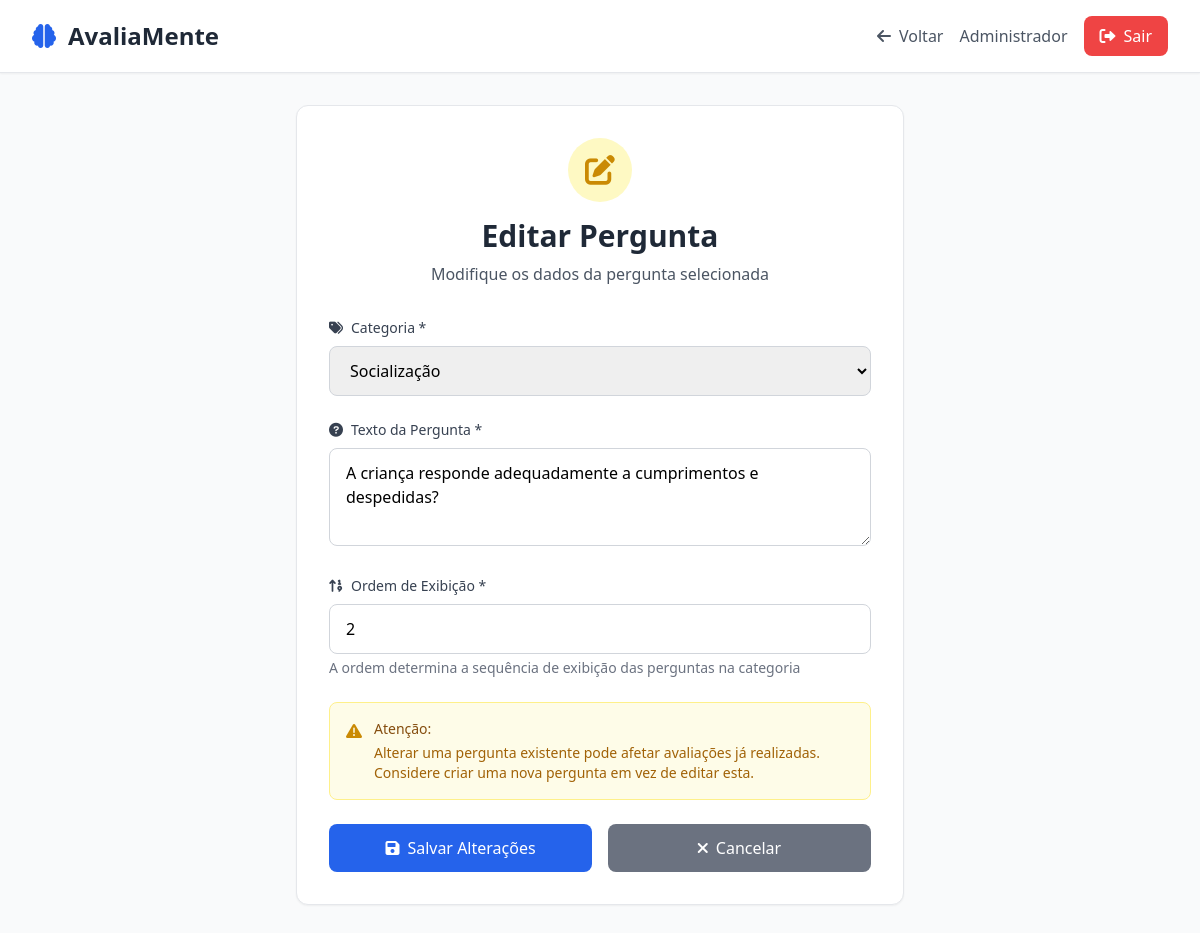
Screenshot of /editar_pergunta.php?id=2 (signed in) with the database file from the repository.
### tables this page shows
CREATE TABLE perguntas (
    id INT AUTO_INCREMENT PRIMARY KEY,
    categoria_id INT NOT NULL,
    texto_pergunta TEXT NOT NULL,
    ordem INT DEFAULT 0,
    ativo BOOLEAN DEFAULT TRUE,
    FOREIGN KEY (categoria_id) REFERENCES categorias(id)
);

CREATE TABLE categorias (
    id INT AUTO_INCREMENT PRIMARY KEY,
    formulario_id INT NOT NULL,
    nome_categoria VARCHAR(100) NOT NULL,
    ordem INT DEFAULT 0,
    FOREIGN KEY (formulario_id) REFERENCES formularios(id)
);

### editar_pergunta.php (the view, shortened to what this page needs)
<?php
$database = new Database();
$pdo = $database->getConnection();
$pergunta_id = $_GET['id'] ?? 0;
$stmt = $pdo->prepare("
    SELECT p.*, c.nome_categoria
    FROM perguntas p
    JOIN categorias c ON p.categoria_id = c.id
    WHERE p.id = ? AND p.ativo = 1
");
$stmt->execute([$pergunta_id]);
$pergunta = $stmt->fetch(PDO::FETCH_ASSOC);
$stmt = $pdo->prepare("SELECT * FROM categorias ORDER BY ordem");
$stmt->execute();
$categorias = $stmt->fetchAll(PDO::FETCH_ASSOC);
?>
<!DOCTYPE html>
<html lang="pt-BR">
<head>
    <script src="https://cdn.tailwindcss.com"></script>
    <link href="https://cdnjs.cloudflare.com/ajax/libs/font-awesome/6.0.0/css/all.min.css" rel="stylesheet">
</head>
<body class="bg-gray-50 min-h-screen">
    <header class="bg-white shadow-sm border-b">
        <div class="max-w-7xl mx-auto px-4 sm:px-6 lg:px-8">
            <div class="flex justify-between items-center py-4">
                <div class="flex items-center">
                    <i class="fas fa-brain text-2xl text-blue-600 mr-3"></i>
                    <h1 class="text-2xl font-bold text-gray-800">AvaliaMente</h1>
                </div>
                <div class="flex items-center space-x-4">
                    <a href="gerenciar_perguntas.php" class="text-gray-600 hover:text-gray-800">
                        <i class="fas fa-arrow-left mr-2"></i>Voltar
                    </a>
                    <span class="text-gray-600"><?php echo htmlspecialchars($_SESSION['user_name']); ?></span>
                    <a href="logout.php" class="bg-red-500 text-white px-4 py-2 rounded-lg hover:bg-red-600 transition duration-200">
                        <i class="fas fa-sign-out-alt mr-2"></i>Sair
                    </a>
                </div>
            </div>
        </div>
    </header>
    <div class="max-w-2xl mx-auto px-4 sm:px-6 lg:px-8 py-8">
        <div class="bg-white rounded-xl shadow-sm p-8 border border-gray-200">
            <div class="text-center mb-8">
                <div class="inline-flex items-center justify-center w-16 h-16 bg-yellow-100 rounded-full mb-4">
                    <i class="fas fa-edit text-3xl text-yellow-600"></i>
                </div>
                <h2 class="text-3xl font-bold text-gray-800 mb-2">Editar Pergunta</h2>
                <p class="text-gray-600">Modifique os dados da pergunta selecionada</p>
            </div>
            <form method="POST" class="space-y-6">
                <div>
                    <label for="categoria_id" class="block text-sm font-medium text-gray-700 mb-2">
                        <i class="fas fa-tags mr-2"></i>Categoria *
                    </label>
                    <select id="categoria_id" name="categoria_id" required
                            class="w-full px-4 py-3 border border-gray-300 rounded-lg focus:ring-2 focus:ring-blue-500 focus:border-transparent transition duration-200">
                        <?php foreach ($categorias as $categoria): ?>
                            <option value="<?php echo $categoria['id']; ?>"
                                    <?php echo ($pergunta['categoria_id'] == $categoria['id']) ? 'selected' : ''; ?>>
                                <?php echo htmlspecialchars($categoria['nome_categoria']); ?>
                            </option>
                        <?php endforeach; ?>
                    </select>
                </div>
                <div>
                    <label for="texto_pergunta" class="block text-sm font-medium text-gray-700 mb-2">
                        <i class="fas fa-question-circle mr-2"></i>Texto da Pergunta *
                    </label>
                    <textarea id="texto_pergunta" name="texto_pergunta" required rows="3"
                              class="w-full px-4 py-3 border border-gray-300 rounded-lg focus:ring-2 focus:ring-blue-500 focus:border-transparent transition duration-200"
                              placeholder="Digite a pergunta que será apresentada durante a avaliação"><?php echo htmlspecialchars($pergunta['texto_pergunta']); ?></textarea>
                </div>
                <div>
                    <label for="ordem" class="block text-sm font-medium text-gray-700 mb-2">
                        <i class="fas fa-sort-numeric-up mr-2"></i>Ordem de Exibição *
                    </label>
                    <input type="number" id="ordem" name="ordem" required min="1"
                           value="<?php echo htmlspecialchars($pergunta['ordem']); ?>"
                           class="w-full px-4 py-3 border border-gray-300 rounded-lg focus:ring-2 focus:ring-blue-500 focus:border-transparent transition duration-200">
                    <p class="text-sm text-gray-500 mt-1">
                        A ordem determina a sequência de exibição das perguntas na categoria
                    </p>
                </div>
                <div class="bg-yellow-50 border border-yellow-200 rounded-lg p-4">
                    <div class="flex">
                        <i class="fas fa-exclamation-triangle text-yellow-600 mt-1 mr-3"></i>
                        <div>
                            <h4 class="text-sm font-medium text-yellow-800">Atenção:</h4>
                            <p class="text-sm text-yellow-700 mt-1">
                                Alterar uma pergunta existente pode afetar avaliações já realizadas.
                                Considere criar uma nova pergunta em vez de editar esta.
                            </p>
                        </div>
                    </div>
                </div>
                <div class="flex space-x-4">
                    <button type="submit"
                            class="flex-1 bg-blue-600 text-white py-3 px-4 rounded-lg hover:bg-blue-700 focus:ring-2 focus:ring-blue-500 focus:ring-offset-2 transition duration-200 font-medium">
                        <i class="fas fa-save mr-2"></i>Salvar Alterações
                    </button>
                    <a href="gerenciar_perguntas.php"
                       class="flex-1 bg-gray-500 text-white py-3 px-4 rounded-lg hover:bg-gray-600 focus:ring-2 focus:ring-gray-500 focus:ring-offset-2 transition duration-200 font-medium text-center">
                        <i class="fas fa-times mr-2"></i>Cancelar
                    </a>
                </div>
            </form>
        </div>
    </div>
</body>
</html>

### rows the page displays
perguntas: categoria_id "Socialização", texto_pergunta "A criança responde adequadamente a cumprimentos e despedidas?", ordem "2"

### other values shown
$_SESSION['user_name'] "Administrador"
